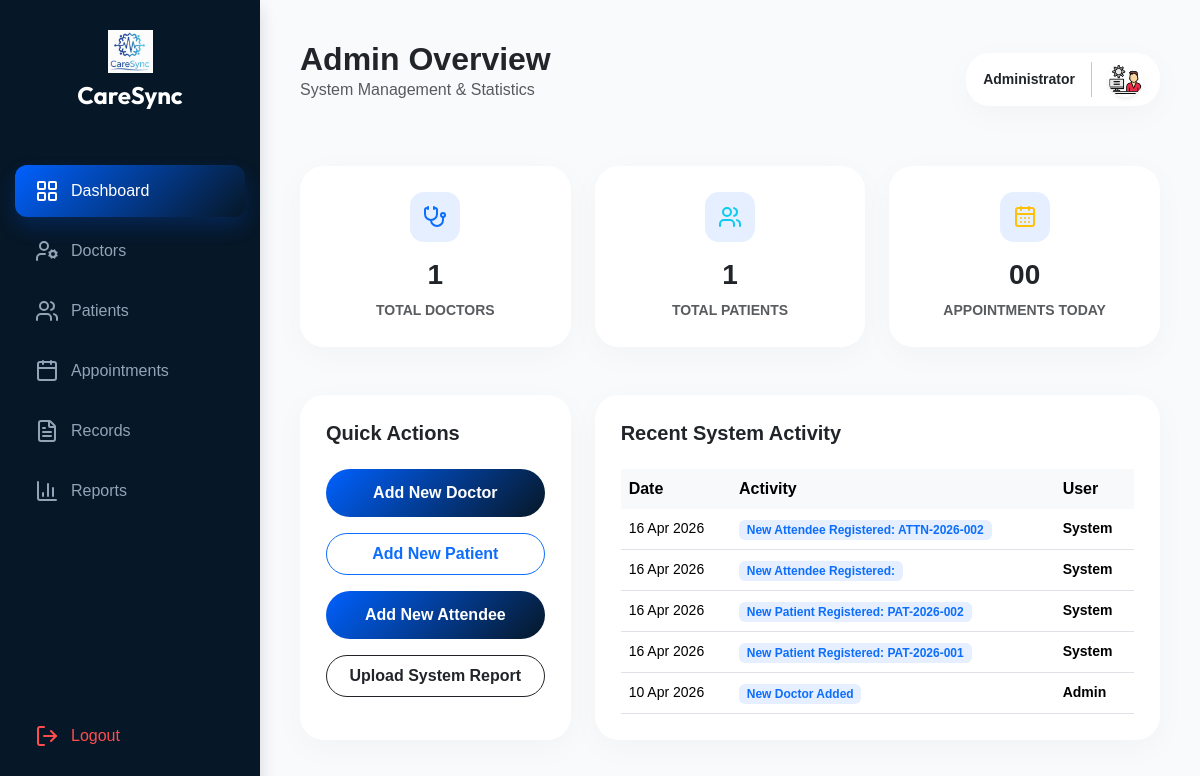
Before: /Admin/admin_dashboard.php (signed in) with the older database file.
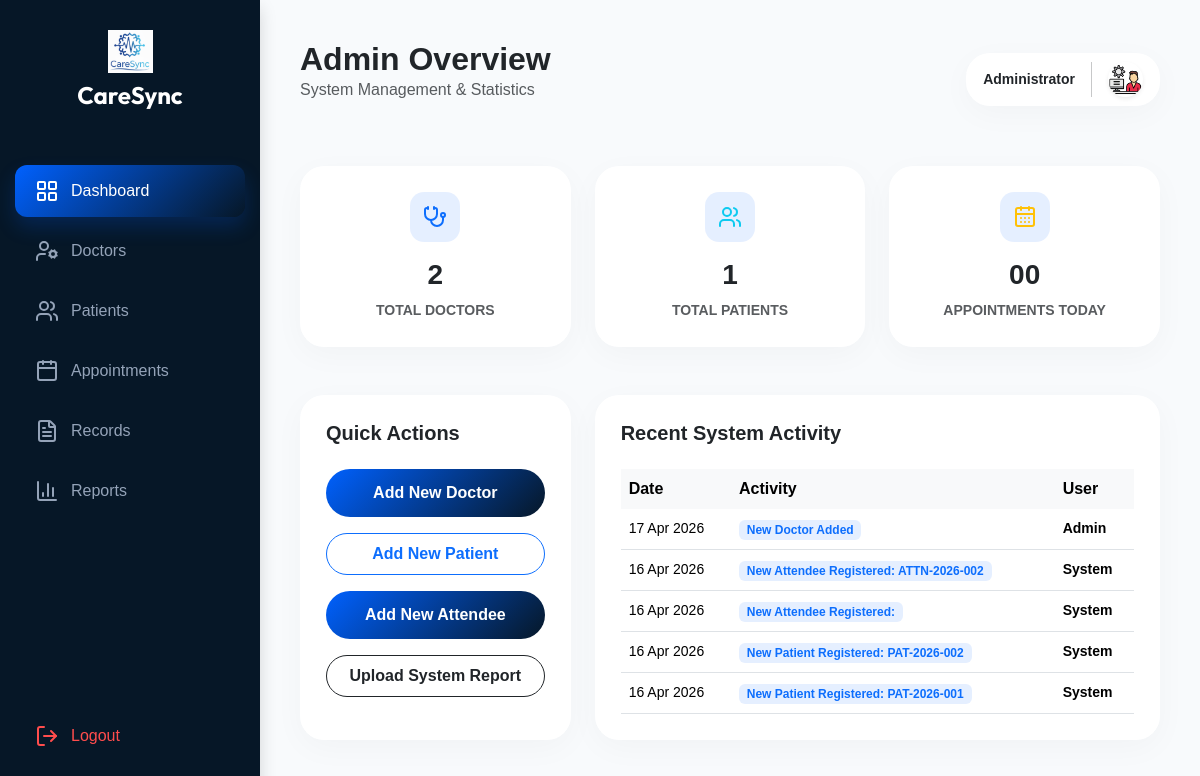
After: the same page with the newer database file.
### tables this page shows
CREATE TABLE `activity_logs` (
  `id` int(11) NOT NULL,
  `activity` varchar(255) DEFAULT NULL,
  `user` varchar(100) DEFAULT NULL,
  `created_at` timestamp NOT NULL DEFAULT current_timestamp()
);

### Admin/admin_dashboard.php (the view, shortened to what the changed rows need)
<!-- <?php
require_once '../dbconnect.php';
$docQuery = "SELECT COUNT(*) as total FROM doctors";
$docResult = $conn->query($docQuery);
$docCount = $docResult->fetch_assoc()['total'];
$activityQuery = "SELECT * FROM activity_logs ORDER BY created_at DESC LIMIT 5";
$activityResult = $conn->query($activityQuery);
?> -->
<!DOCTYPE html>
<html lang="en">
<head>
    <link rel="stylesheet" href="../Bootstrap/bootstrap.min.css">
    <link rel="stylesheet" href="../styles/admin_dashboard.css?v=<?php echo time(); ?>">
</head>
<body>
    <div class="main-content">
        <div class="d-flex justify-content-between align-items-center mb-5">
            <div>
                <h2 class="fw-bold mb-0">Admin Overview</h2>
            </div>
        </div>
        <div class="row g-4 mb-5">
            <div class="col-md-4">
                <div class="glass-card text-center h-100">
                    <div class="icon-box text-primary mx-auto mb-3"><i data-lucide="stethoscope"></i></div>
                    <h3 class="fw-bold"><?php echo $docCount; ?></h3>
                    <p class="text-muted small fw-bold mb-0">TOTAL DOCTORS</p>
                </div>
            </div>
        </div>
        <div class="row g-4 mb-5">
            <div class="col-lg-8">
                <div class="glass-card h-100">
                    <div class="table-responsive">
                        <table class="table table-hover align-middle mb-0">
                            <thead class="table-light">
                                <tr>
                                    <th class="border-0">Date</th>
                                    <th class="border-0">Activity</th>
                                    <th class="border-0">User</th>
                                </tr>
                            </thead>
                            <tbody>
                                <?php
                                if ($activityResult->num_rows > 0) {
                                    while ($row = $activityResult->fetch_assoc()) {
                                        echo "<tr>
                                                <td class='small'>" . date('d M Y', strtotime($row['created_at'])) . "</td>
                                                <td><span class='badge bg-primary-soft text-primary'>" . $row['activity'] . "</span></td>
                                                <td class='fw-bold small'>" . $row['user'] . "</td>
                                              </tr>";
                                    }
                                } else {
                                    echo "<tr><td colspan='3' class='text-center py-4'>No Activity Found</td></tr>";
                                }
                                ?>
                            </tbody>
                        </table>
                    </div>
                </div>
            </div>
        </div>
    </div>
</body>
</html>

Changed rows visible on the page:
no longer on this page (row unchanged): activity_logs: created_at "10 Apr 2026", activity "New Doctor Added", user "Admin"
added activity_logs: created_at "17 Apr 2026", activity "New Doctor Added", user "Admin"
Other visible differences:
$docCount: "1" → "2"
